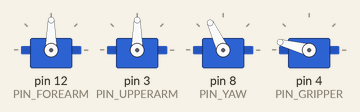
Recording of a sketch running on a simulated Arduino Uno, built with avr-gcc and run on an emulated ATmega328P. Parts: 4 × servo.

Above: at 0.1 s.
At 12.1 s:
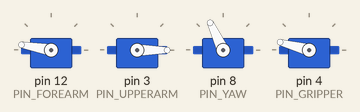
At 13.1 s:
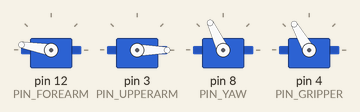
At 17.1 s:
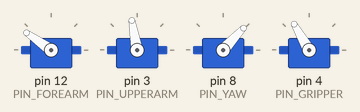
At 19.1 s:
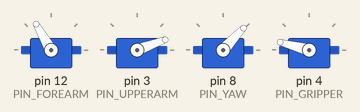
At 36.1 s:
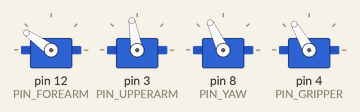
Timing chart, 0 to 40.0 s (numbered marks = the images above):
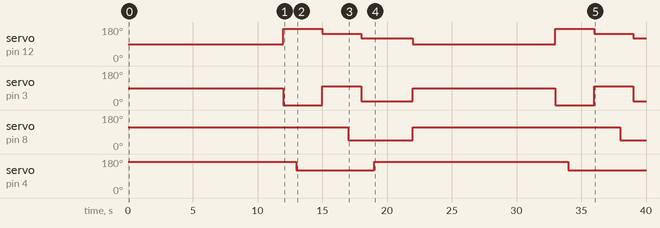

The sketch:

jiacheche.ino
```cpp
/*
 * Bigfish扩展板舵机口: 4, 7, 11, 3, 8, 12, 14, 15, 16, 17, 18, 19
 * 使用软件调节舵机时请拖拽对应序号的控制块
 */

/*
 * 180度舵机从0到180是顺时针旋转，反之逆时针旋转
 * 270度舵机从0到180是逆时针旋转，反之顺时针旋转
 * 360度舵机从90到0是顺时针旋转，反之逆时针旋转，且在90度位置停止不动
 */

#include <Servo.h>

#define ANGLE_VALUE_MIN 0
#define ANGLE_VALUE_MAX 180
#define PWM_VALUE_MIN   500
#define PWM_VALUE_MAX   2500

#define PIN_YAW       8    // yaw舵机
#define PIN_UPPERARM  3    // 大臂舵机
#define PIN_FOREARM   12   // 小臂舵机
#define PIN_GRIPPER   4    // 夹爪舵机

// yaw舵机姿态
#define YAW_ANGLE_LEFT   115  // 左
#define YAW_ANGLE_RIGHT  47   // 右
#define YAW_ANGLE_BACK   165  // 后

// 大臂舵机姿态（这里全都需要重新设置）
#define UPPERARM_ANGLE_START  90  // 竖直（滑丝损坏，未归零）
#define UPPERARM_ANGLE_CATCH  0   // 夹取姿态
#define UPPERARM_ANGLE_LIFT   100 // 抬起姿态
#define UPPERARM_ANGLE_DROP   20  // 装配姿态

// 小臂舵机姿态（这里也需要全部重新设置）
#define FOREARM_ANGLE_START  90  // 水平（滑丝损坏，未归零）
#define FOREARM_ANGLE_CATCH  170 // 夹取姿态
#define FOREARM_ANGLE_LIFT   145 // 抬起姿态
#define FOREARM_ANGLE_DROP   120 // 装配姿态

// 夹爪舵机姿态
#define GRIPPER_ANGLE_OPEN  165  // 张开
#define GRIPPER_ANGLE_CLOSE 120  // 夹紧

Servo forearmServo;
Servo upperarmServo;
Servo yawServo;
Servo gripperServo;

void setup() {
  Serial.begin(9600);

  // 初始化舵机引脚并设置脉冲宽度范围
  forearmServo.attach(PIN_FOREARM, PWM_VALUE_MIN, PWM_VALUE_MAX);
  upperarmServo.attach(PIN_UPPERARM, PWM_VALUE_MIN, PWM_VALUE_MAX);
  yawServo.attach(PIN_YAW, PWM_VALUE_MIN, PWM_VALUE_MAX);
  gripperServo.attach(PIN_GRIPPER, PWM_VALUE_MIN, PWM_VALUE_MAX);

  // 初始化位置为定义的起始角度
  forearmServo.write(FOREARM_ANGLE_START);
  upperarmServo.write(UPPERARM_ANGLE_START);
  yawServo.write(YAW_ANGLE_LEFT);
  gripperServo.write(GRIPPER_ANGLE_OPEN);
}

void Pos_init() {
  gripperServo.write(GRIPPER_ANGLE_OPEN);
  delay(1000);
  yawServo.write(YAW_ANGLE_LEFT);
  forearmServo.write(FOREARM_ANGLE_START);
  upperarmServo.write(UPPERARM_ANGLE_START);
}

void Pos_catch() {
  // 先转到左边打开夹爪
  yawServo.write(YAW_ANGLE_LEFT);
  gripperServo.write(GRIPPER_ANGLE_OPEN);
  delay(1000);

  // 放下大臂和小臂到夹取位置
  forearmServo.write(FOREARM_ANGLE_CATCH);
  upperarmServo.write(UPPERARM_ANGLE_CATCH);
  delay(1000);

  // 夹紧夹爪
  gripperServo.write(GRIPPER_ANGLE_CLOSE);
  delay(1000);

  // 抬起大臂和小臂到抬起位置
  delay(1000);
  forearmServo.write(FOREARM_ANGLE_LIFT);
  upperarmServo.write(UPPERARM_ANGLE_LIFT);
}

void Pos_drop() {
  // 转到右边
  yawServo.write(YAW_ANGLE_RIGHT);
  delay(1000);

  // 放下大臂和小臂到装配位置
  forearmServo.write(FOREARM_ANGLE_DROP);
  upperarmServo.write(UPPERARM_ANGLE_DROP);
  delay(1000);

  // 张开夹爪
  gripperServo.write(GRIPPER_ANGLE_OPEN);
}

void loop() {
  Pos_init();
  delay(10000);
  Pos_catch();
  delay(2000);
  Pos_drop();
  delay(2000);
}
```

Measured:
- by itself, servo on pin 3 (PIN_UPPERARM): 90° → 0° at 12.0 s, → 100° 3.0 s later, → 20° 3.0 s later, → 90° 4.0 s later, … (7 changes in this stretch)
- by itself, servo on pin 8 (PIN_YAW): 115° → 47° at 17.0 s, → 115° 5.0 s later, → 47° 16.0 s later
- by itself, servo on pin 4 (PIN_GRIPPER): 165° → 120° at 13.0 s, → 165° 6.0 s later, → 120° 15.0 s later
- by itself, servo on pin 12 (PIN_FOREARM): 90° → 170° at 12.0 s, → 145° 3.0 s later, → 120° 3.0 s later, → 90° 4.0 s later, … (7 changes in this stretch)
